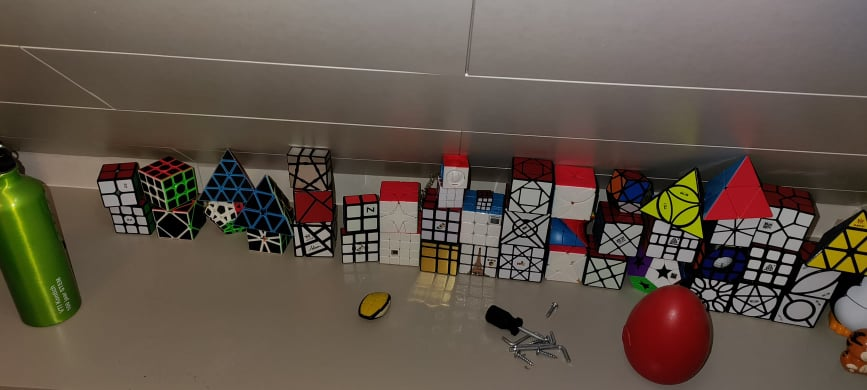
#> input picture Verzameling van de Codes/IS met folders/alle fotos/fotos Thuis/Thuis 1.jpg, 867 x 390 px
$ python 'Panorama Stitching.py'
#> lines starting #> are read from the running program, lines starting #| are printed output that depends on the picture
# Tutorial: https://www.youtube.com/watch?v=8oFRmdDum5k

import cv2

schaal = 1.2

fotos = []
foto1 = cv2.imread("../IS met folders/alle fotos/fotos Thuis/Thuis 1.jpg")
#> foto1 is the input picture: shape (390, 867, 3); mean B, G, R 72.9, 83.9, 96.2
foto1 = cv2.resize(foto1, (0, 0), None, schaal, schaal)
#> foto1: shape (468, 1040, 3)
foto2 = cv2.imread("../IS met folders/alle fotos/fotos Thuis/Thuis 2.jpg")
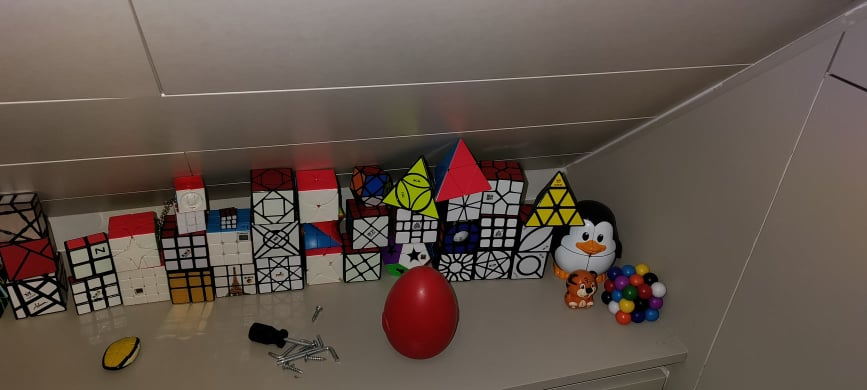
#> input picture Verzameling van de Codes/IS met folders/alle fotos/fotos Thuis/Thuis 2.jpg, 867 x 390 px
#> foto2 is the input picture: shape (390, 867, 3); mean B, G, R 75.4, 84.5, 98.2
foto2 = cv2.resize(foto2, (0, 0), None, schaal, schaal)
#> foto2: shape (468, 1040, 3)

fotos.append(foto1)
fotos.append(foto2)

stitcher = cv2.Stitcher.create()
status, result = stitcher.stitch(fotos)
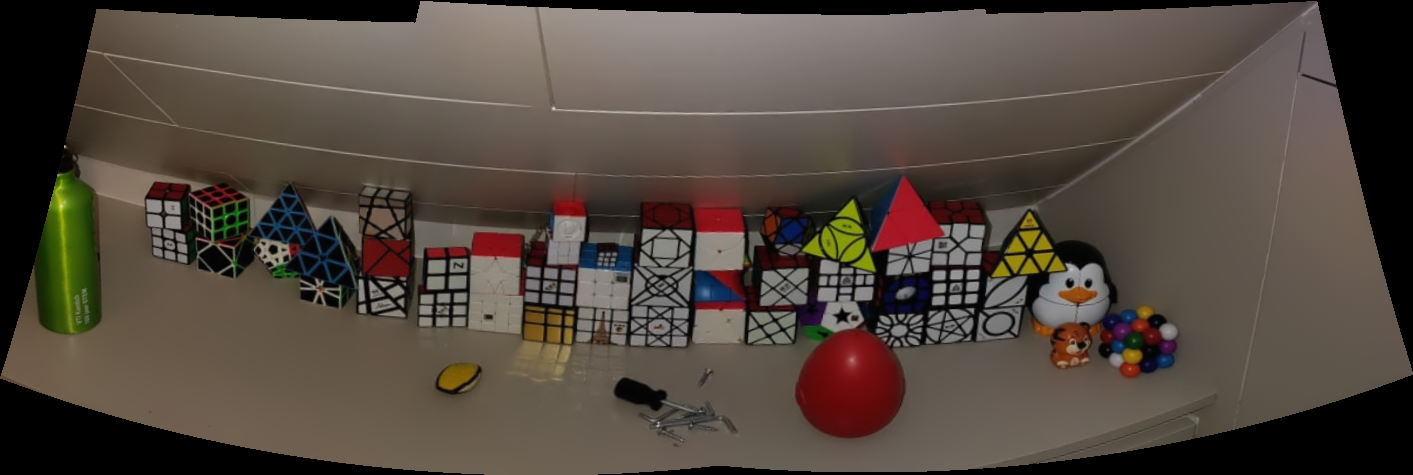
#> result: shape (475, 1413, 3); mean of channels 0, 1, 2 62.8, 71.8, 82.3; drawn as B, G, R
#> status = 0

if status == cv2.STITCHER_OK:
    print("Panorama gemaakt")
    cv2.imshow("Code eerste test IS", result)
    cv2.waitKey(1)
else:
    print("Panorama gefaald")

cv2.waitKey(0)
